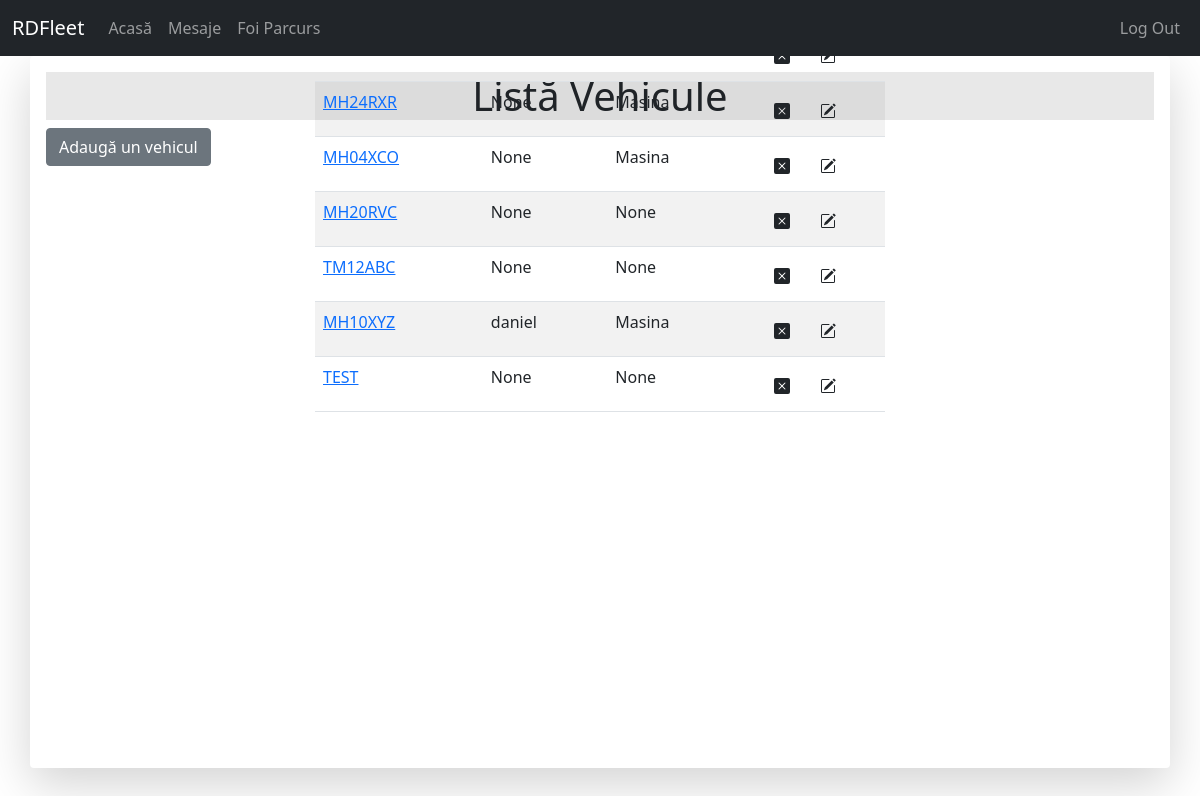
The app's page /vehicles/vehicle_list/ (signed in) with its own data.
### vehicles/models.py (models this page shows, shortened)
class Vehicle(models.Model):
	vehicle_plate = models.CharField(max_length = 10, unique = True, verbose_name = "Număr înmatriculare")
	vehicle_odometer = models.PositiveIntegerField(verbose_name = "Kilometraj")
	vehicle_itp = models.DateField(verbose_name = "ITP expiră la")
	vehicle_rca = models.DateField(verbose_name = "RCA expiră la")
	vehicle_last_service = models.PositiveIntegerField(verbose_name = "Ultimul service efectuat KM")
	vehicle_driver = models.ForeignKey(settings.AUTH_USER_MODEL, on_delete=models.SET_NULL, null = True, verbose_name = "Șoferul", blank = True)
	vehicle_category = models.ForeignKey(Category, on_delete=models.SET_NULL, null = True, verbose_name = "Categoria", blank = True)
	def get_absolute_url(self):
		return reverse("vehicle-detail-view", kwargs={"id":self.id})

class Category(models.Model):
	category_name = models.CharField(max_length = 50, unique = True, verbose_name = "Categorie")
	def __str__(self):
		return self.category_name

### vehicles/views.py (the view)
# urls.py: path('vehicle_list/', views.VehicleListView.as_view(), name='vehicle-list'),
class VehicleListView(View):
	template_name = 'vehicles/vehicle_list.html'
	def get_queryset(self):
		return Vehicle.objects.all()
	def get(self, request, *args, **kwargs):
		context = {'vehicle_list':self.get_queryset()}
		return render(request, self.template_name, context)

### vehicles/templates/vehicles/vehicle_list.html (shortened to what this page needs)
{% extends 'base.html' %}
{% block content %}
	<h1 style="background-color: rgb(232, 232, 232); text-align: center;">Listă Vehicule</h1>
	<div class="position-absolute start-50 translate-middle" style="top: 19.5%">
	<table class="table table-striped table-hover">
		<tr scope="row">{% for vehicle in vehicle_list %}
			<td><a href="{{ vehicle.get_absolute_url }}">{{ vehicle.vehicle_plate }}</a></td>
			<td>{{ vehicle.vehicle_driver }}</td>
			<td>{{ vehicle.vehicle_category }}</td>
			<td>
				<a href="{{ vehicle.get_absolute_url }}delete" class="btn">
				</a>
				<a href="{{ vehicle.get_absolute_url}}update" class="btn">
				</a>
			</td>
		</tr>{% endfor %}
	</table>
	</div>
	<a href="{% url 'create-vehicle' %}" class='btn btn-secondary'>Adaugă un vehicul</a>
{% endblock %}

### static/style.css (style rules this page uses)
body { margin:0; height: 100%; }

### records on screen
Vehicle: vehicle_plate "MH24RXR", vehicle_driver "None", vehicle_category "Masina"
Vehicle: vehicle_plate "MH04XCO", vehicle_driver "None", vehicle_category "Masina"
Vehicle: vehicle_plate "MH20RVC", vehicle_driver "None", vehicle_category "None"
Vehicle: vehicle_plate "TM12ABC", vehicle_driver "None", vehicle_category "None"
Vehicle: vehicle_plate "MH10XYZ", vehicle_driver "daniel", vehicle_category "Masina"
Vehicle: vehicle_plate "TEST", vehicle_driver "None", vehicle_category "None"
